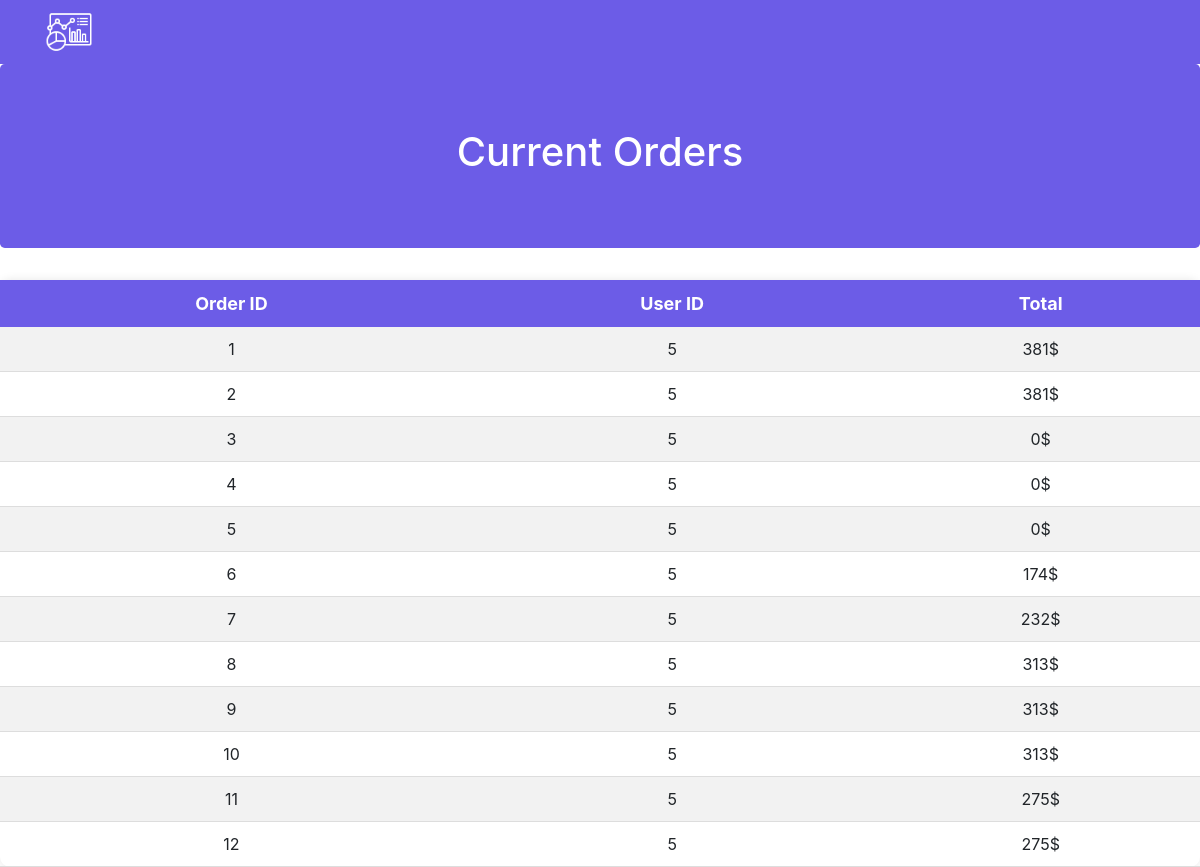
The app's page /admin_actions/view_orders.php (signed in) with its own data.
### tables this page shows
CREATE TABLE `orders` (
  `total` float NOT NULL,
  `user_id` int DEFAULT NULL,
  `id` int NOT NULL AUTO_INCREMENT,
  `adress` varchar(250) DEFAULT NULL,
  `phone` varchar(250) DEFAULT NULL,
  PRIMARY KEY (`id`),
  KEY `user_id_idx` (`user_id`),
  CONSTRAINT `user_id` FOREIGN KEY (`user_id`) REFERENCES `users` (`id`)
);

### Data/DB.php (called while the page is built, shortened)
<?php
class DB
{
    private $con;
    public function __construct()
    {
        $this->con = new PDO("mysql:host=localhost;dbname=pms;", "root", "");
    }
    public function GetAll($table,$condition)
    {
        $sql = $this->con->query("SELECT * FROM $table where $condition ;");
        return $sql->fetchAll(PDO::FETCH_ASSOC);
    }
}

### admin_actions/view_orders.php (the view, shortened to what this page needs)
<!DOCTYPE html>
<?php include_once '../Data/DB.php';
$db= new db();
$orders=$db->GetAll('orders',1);
?>
<html lang="en">
<head>
    <link rel="stylesheet" href="https://maxcdn.bootstrapcdn.com/bootstrap/4.5.2/css/bootstrap.min.css">
<link href="css/bootstrap.min.css" rel='stylesheet'>
<link href="https://stackpath.bootstrapcdn.com/bootstrap/4.5.2/css/bootstrap.min.css" rel="stylesheet">
    <link rel="stylesheet" href="../style/home.css">
</head>
<body>
<nav class="navbar navbar-expand-lg navbar-light">
        <div class="container">
            <a href="../dashboard.php">
                <img src="../icons/dashboard._whitepng.png" alt="dashboard icon" width="48" height="48">
            </a>
        </div>
    </nav>
    <div class="jumbotron text-center">
        <h1>Current Orders</h1>
    </div>
    <table class="order-table">
        <thead>
            <tr>
                <th>Order ID</th>
                <th>User ID</th>
                <th>Total</th>
            </tr>
        </thead>
        <tbody>
            <?php foreach($orders as $order):  ?>
            <tr>
                <td><?= $order['id'];?></td>
                <td><?= $order['user_id'];?></td>
                <td><?= $order['total'];?>$</td>
            </tr>
            <?php endforeach; ?>
        </tbody>
    </table>
</body>
</html>

### style/home.css (style rules this page uses)
body { background-color: #ffffff; }
.navbar { background-color: #6c5ce7; }
.jumbotron { background-color: #6c5ce7; color: #ffffff; }
.order-table { width: 100%; border-collapse: collapse; background-color: #ffffff; box-shadow: 0 0 10px rgba(0, 0, 0, 0.1); border-radius: 10px; margin-top: 20px; }
.order-table th, .order-table td { padding: 10px; text-align: center; }
.order-table thead { background-color: #6c5ce7; color: #ffffff; font-weight: bold; border-radius: 10px 10px 0 0; }
.order-table th { font-size: 18px; }
.order-table tbody tr:nth-child(odd) { background-color: #f2f2f2; }
.order-table td { font-size: 16px; border-bottom: 1px solid #dddddd; }

### records on screen
orders: id "1", user "5", total "381"
orders: id "2", user "5", total "381"
orders: id "3", user "5", total "0"
orders: id "4", user "5", total "0"
orders: id "5", user "5", total "0"
orders: id "6", user "5", total "174"
orders: id "7", user "5", total "232"
orders: id "8", user "5", total "313"
orders: id "9", user "5", total "313"
orders: id "10", user "5", total "313"
orders: id "11", user "5", total "275"
orders: id "12", user "5", total "275"
